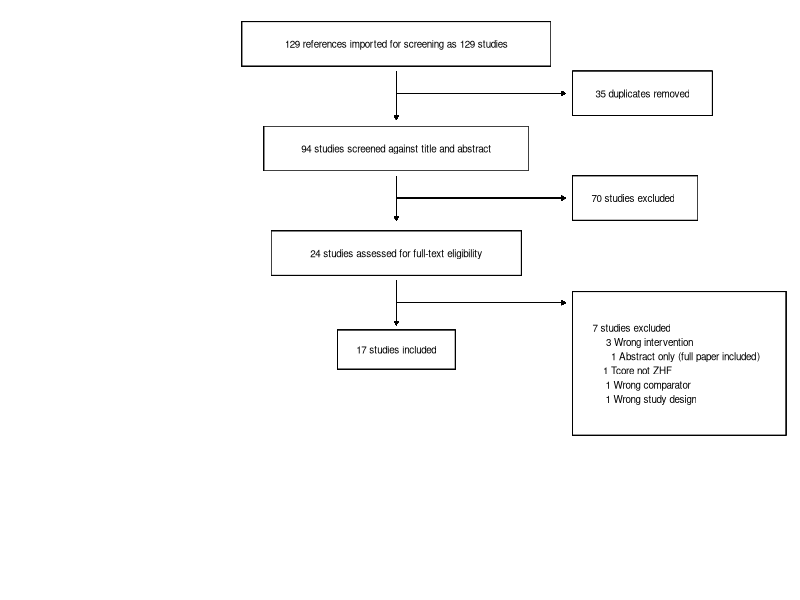

This figure's R source:
## ---- chunk 1
knitr::opts_chunk$set(echo = TRUE)
library(ggplot2)
library(tibble)
library(tidyverse)

data <- tibble(x= 1:100, y= 1:100)

data %>% 
  ggplot(aes(x, y)) +
  scale_x_continuous(minor_breaks = seq(10, 100, 10)) +
  scale_y_continuous(minor_breaks = seq(10, 100, 10)) +
  theme_linedraw() -> p
  
p<-p +
  geom_rect(xmin = 29, xmax=71, ymin=93, ymax=101, color='black',
            fill='white', size=0.25, size=0.25) +
  annotate('text', x= 50, y=97,label= '129 references imported for screening as 129 studies', size=2.5) 

p<- p + geom_rect(xmin = 32, xmax=68, ymin=74, ymax=82, color='black',
            fill='white', size=0.25) +
  annotate('text', x= 50, y=78,label= '94 studies screened against title and abstract', size=2.5) +
  geom_rect(xmin = 74, xmax=93, ymin=84, ymax=92, color='black',
            fill='white', size=0.25) +
  annotate('text', x= 83.5, y=88,label= '35 duplicates removed', size=2.5)

p<- p + geom_segment(
    x=50, xend=50, y=92, yend=83.3, 
    size=0.15, linejoin = "mitre", lineend = "butt",
    arrow = arrow(length = unit(1, "mm"), type= "closed")) +
  geom_segment(
    x=50, xend=73, y=88, yend=88, 
    size=0.15, linejoin = "mitre", lineend = "butt",
    arrow = arrow(length = unit(1, "mm"), type= "closed")) +
  geom_segment(
    x=50, xend=50, y=73, yend=65, 
    size=0.15, linejoin = "mitre", lineend = "butt",
    arrow = arrow(length = unit(1, "mm"), type= "closed")) +
  geom_segment(
    x=50, xend=73, y=69, yend=69, 
    size=0.15, linejoin = "mitre", lineend = "butt",
    arrow = arrow(length = unit(1, "mm"), type= "closed"))

p <- p+ geom_rect(xmin = 33, xmax=67, ymin=55, ymax=63, color='black',
            fill='white', size=0.25) +
  annotate('text', x= 50, y=59,label= '24 studies assessed for full-text eligibility', size=2.5) +
  geom_rect(xmin = 74, xmax=91, ymin=65, ymax=73, color='black',
            fill='white', size=0.25) +
  annotate('text', x= 82, y=69,label= ' 70 studies excluded', size=2.5) 
  
p <- p + geom_rect(xmin = 42, xmax=58, ymin=38, ymax=45, color='black',
            fill='white', size=0.25) +
annotate('text', x= 50, y=41.5,label= '17 studies included', size=2.5) +

  geom_rect(xmin = 74, xmax=103, ymin=26, ymax=52, color='black',
            fill='white', size=0.25) +
  annotate('text', x= 82, y=39,label= 
  '7 studies excluded
            3 Wrong intervention
                                    1 Abstract only (full paper included)
    1 Tcore not ZHF
           1 Wrong comparator
             1 Wrong study design', size=2.5) #weird spacing to help indent
p <- p +   geom_segment(
    x=50, xend=50, y=54, yend=46, 
    size=0.15, linejoin = "mitre", lineend = "butt",
    arrow = arrow(length = unit(1, "mm"), type= "closed")) +
  geom_segment(
    x=50, xend=73, y=50, yend=50, 
    size=0.15, linejoin = "mitre", lineend = "butt",
    arrow = arrow(length = unit(1, "mm"), type= "closed"))
## ---- chunk 2
p + theme_void()
